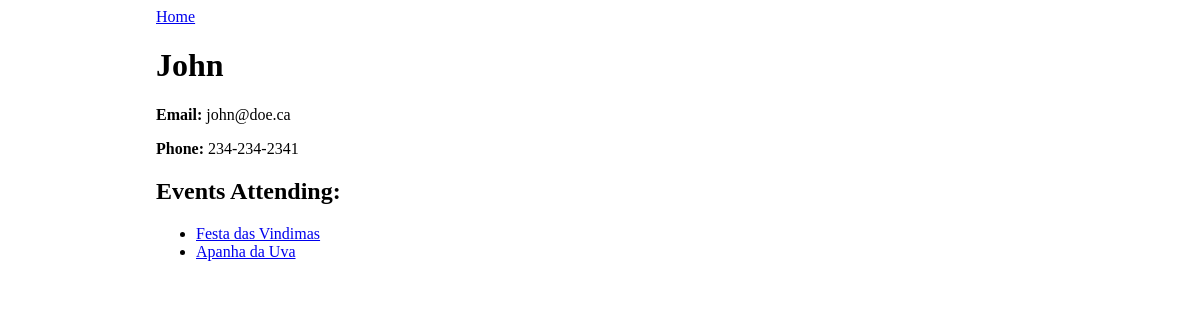
Screenshot of /guest/4 with the database file from the repository.
### events_app/models.py (models this page shows)
class Guest(db.Model):
    id = db.Column(db.Integer, primary_key=True)
    name = db.Column(db.String(50))
    email = db.Column(db.String(50))
    phone = db.Column(db.String(50))
    events_attending = db.relationship('Event', secondary='guest_event', back_populates='guests')

class Event(db.Model):
    id = db.Column(db.Integer, primary_key=True)
    title = db.Column(db.String(150))
    description = db.Column(db.String(50))
    date_and_time = db.Column(db.DateTime, default=datetime.datetime.utcnow)
    guests = db.relationship('Guest', secondary='guest_event', back_populates='events_attending')

### events_app/routes.py (the view)
@main.route("/guest/<guest_id>")
def guest_detail(guest_id):
    guest = Guest.query.get(guest_id)
    context = {'guest': guest}
    return render_template("guest_detail.html", **context)

### events_app/templates/guest_detail.html
{% extends 'base.html' %}
{% block content %}
<a href="/">Home</a>
<h1>{{ guest.name }}</h1>
<p><strong>Email:</strong> {{ guest.email }}</p>
<p><strong>Phone:</strong> {{ guest.phone }}</p>
{% if guest.events_attending|length > 0 %}
<h2>Events Attending:</h2>
<ul>
    {% for event in guest.events_attending %}
    <li><a href="/event/{{ event.id }}">{{ event.title }}</a></li>
    {% endfor %}
</ul>
{% endif %}
{% endblock %}

### events_app/static/style.css (style rules this page uses)
body { display: flex; justify-content: center; }

### rows the page displays
Guest: name "John", email "john@doe.ca", phone "234-234-2341"
Event: title "Festa das Vindimas"
Event: title "Apanha da Uva"
